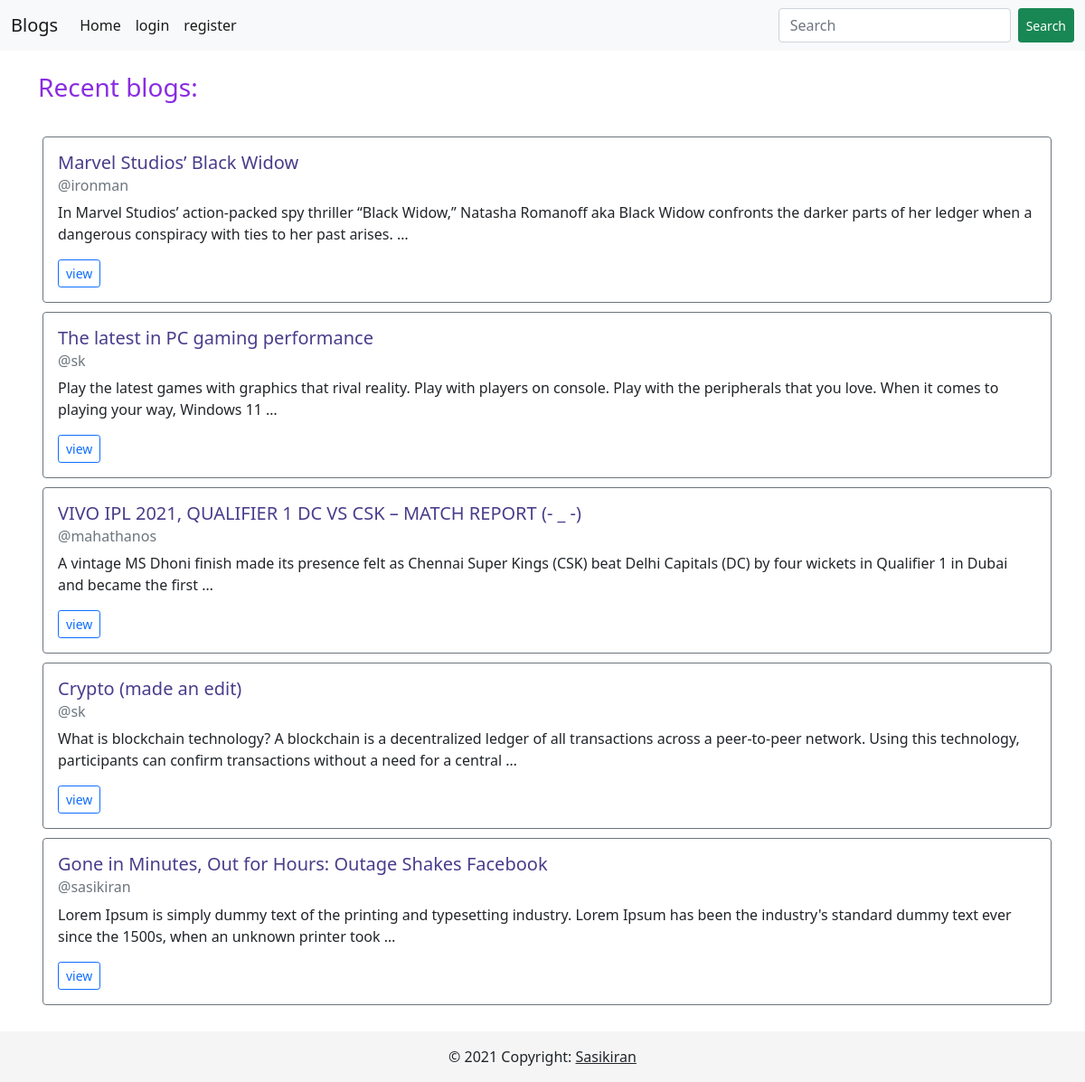
The page / on the database its author committed.
### blogs/models.py (models this page shows, shortened)
class Post(models.Model):
    title = models.CharField(max_length=200)
    author = models.ForeignKey('auth.User', on_delete=models.CASCADE)
    body = models.TextField()
    created_date = models.DateTimeField(auto_now_add=True)
    modified = models.DateTimeField(auto_now=True)

### blogs/views.py (the view)
# urls.py: 2. Add a URL to urlpatterns:  path('', views.home, name='home')
def home(request):
    posts = Post.objects.order_by('-created_date')[:20]
    context = {
        'posts' : posts,
    }
    return render(request, 'blogs/home.html', context)

### templates/blogs/home.html (shortened to what this page needs)
{% extends 'base.html' %}
{% block content %}
<br>
<div class="container">
    <h3>Recent blogs:</h3>
</div>
<br>
<div class="container">
    {% for post in posts %}
    <div class="row">
        <div class="col">
            <div class="card border-secondary" style="width: 100%; margin: 5px;">
                <div class="card-body">
                    <h5 class="card-title">{{ post.title }}</h5>
                    <h6 class="card-subtitle mb-2 text-muted">@{{post.author.username}}</h6>
                    <p class="card-text">{{ post.body | safe | truncatewords:30}}</p>
                    <a class="btn btn-outline-primary btn-sm" href="{% url 'post_details' post.id %}" role="button">view</a>
                </div>
            </div>
        </div>
    </div>
    {% endfor %}
</div>
{% endblock %}

### templates/base.html (shortened to what this page needs)
<!DOCTYPE html>
<html lang="en">
<head>
    <link href="https://cdn.jsdelivr.net/npm/bootstrap@5.1.3/dist/css/bootstrap.min.css" rel="stylesheet"
>
</head>
<body>
    <header>
        <nav class="navbar navbar-expand-lg navbar-light bg-light">
            <div class="container-fluid">
                <a class="navbar-brand" href="{% url 'home' %}">Blogs</a>
                <div class="collapse navbar-collapse" id="navbarSupportedContent">
                    <ul class="navbar-nav me-auto mb-2 mb-lg-0">
                        <li class="nav-item">
                            <a class="nav-link active" aria-current="page" href="{% url 'home' %}">Home</a>
                        </li>
                        {% if user.is_authenticated %}
                        <li class="nav-item">
                            <a class="nav-link active" href="{% url 'logout' %}">logout</a>
                        </li>
                        <li class="nav-item">
                            <a class="nav-link disabled" href="#">register</a>
                        </li>
                        <li class="nav-item">
                            <a class="nav-link active" href="{% url 'myblogs' %}">my blogs</a>
                        </li>
                        {% else %}
                        <li class="nav-item">
                            <a class="nav-link active" href="{% url 'login' %}">login</a>
                        </li>
                        <li class="nav-item">
                            <a class="nav-link active" href="{% url 'register' %}">register</a>
                        </li>
                        {% endif %}
                    </ul>
                    <form method="get" action="{% url 'search' %}" class="d-flex">
                        <input name="keyword" class="form-control me-2" type="search" placeholder="Search"
                            aria-label="Search">
                        <button class="btn btn-success btn-sm" type="submit">Search</button>
                    </form>
                </div>
            </div>
        </nav>
    </header>
    <div>
        {% block content %}
        {% endblock %}
    </div>
    <br>
    <footer class="bg-light text-center text-lg-start">
        <div class="text-center p-3" style="background-color:rgb(245, 245, 245);">
            © 2021 Copyright:
            <a class="text-dark" href="#">Sasikiran</a>
        </div>
    </footer>
</body>
</html>

### templates/base.html (style rules this page uses)
h5 { color: darkslateblue; }
h3 { color: blueviolet; }

### rows shown on the page
Post: title "Marvel Studios’ Black Widow", author.username "ironman", body "In Marvel Studios’ action-packed spy thriller “Black Widow,” Natasha Romanoff aka Black Widow confronts the darker parts of her ledger when a dangerous conspiracy with ties to her past arises. …"
Post: title "The latest in PC gaming performance", author.username "sk", body "Play the latest games with graphics that rival reality. Play with players on console. Play with the peripherals that you love. When it comes to playing your way, Windows 11 …"
Post: title "VIVO IPL 2021, QUALIFIER 1 DC VS CSK – MATCH REPORT (- _ -)", author.username "mahathanos", body "A vintage MS Dhoni finish made its presence felt as Chennai Super Kings (CSK) beat Delhi Capitals (DC) by four wickets in Qualifier 1 in Dubai and became the first …"
Post: title "Crypto (made an edit)", author.username "sk", body "What is blockchain technology? A blockchain is a decentralized ledger of all transactions across a peer-to-peer network. Using this technology, participants can confirm transactions without a need for a central …"
Post: title "Gone in Minutes, Out for Hours: Outage Shakes Facebook", author.username "sasikiran", body "Lorem Ipsum is simply dummy text of the printing and typesetting industry. Lorem Ipsum has been the industry's standard dummy text ever since the 1500s, when an unknown printer took …"
